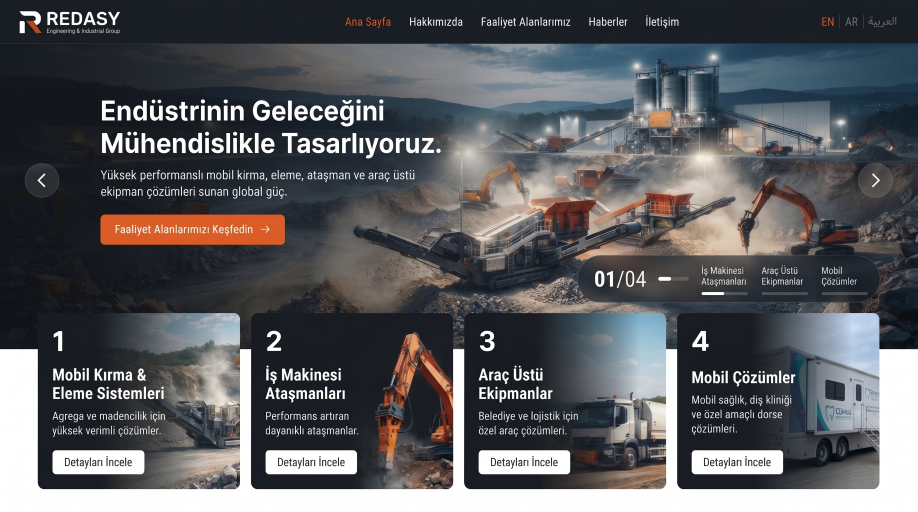
#> input picture anasayfa/anasayfa1.jpg, 2752 x 1536 px, found by its file name (shown at 1/3 size); its folder holds 3 pictures in this run
$ python extract_images.py
#> lines starting #> are read from the running program, lines starting #| are printed output that depends on the picture
"""Crop design screenshots into site assets."""
from PIL import Image, ImageDraw, ImageFont
import os

ROOT = r"c:\Users\PcX\Desktop\websitesi"
SRC = os.path.join(ROOT, "anasayfa")
OUT = os.path.join(ROOT, "public", "images")
os.makedirs(OUT, exist_ok=True)

FILES = {
    "home": os.path.join(SRC, "anasayfa1.jpg"),
    "home2": os.path.join(SRC, "anasayfa 2.jpg"),
    "crush": os.path.join(SRC, "kırma eleme", "kırma eleme 2.jpg"),
    "parts": os.path.join(SRC, "kırma eleme", "yedekparça", "Gemini_Generated_Image_o4l6f5o4l6f5o4l6.jpg"),
    "mc": os.path.join(SRC, "kırma eleme", "makine", "Gemini_Generated_Image_wqp75ywqp75ywqp7.jpg"),
    "jaw": os.path.join(SRC, "kırma eleme", "yedekparça", "alt parça", "Gemini_Generated_Image_984b6y984b6y984b.jpg"),
    "att": os.path.join(SRC, "iş makinesi ataşmanları", "Gemini_Generated_Image_ozlu1eozlu1eozlu.jpg"),
    "bucket": os.path.join(SRC, "iş makinesi ataşmanları", "iç sayfa makine", "Gemini_Generated_Image_ewjn1xewjn1xewjn.jpg"),
    "truck": os.path.join(SRC, "araç üstü ekipman", "Gemini_Generated_Image_gs6xl9gs6xl9gs6x.jpg"),
    "frigo": os.path.join(SRC, "araç üstü ekipman", "makine", "Gemini_Generated_Image_ch32mach32mach32.jpg"),
    "mob": os.path.join(SRC, "mobil çözümler", "Gemini_Generated_Image_vjd1wgvjd1wgvjd1.jpg"),
    "blood": os.path.join(SRC, "mobil çözümler", "makine", "Gemini_Generated_Image_mlac81mlac81mlac.jpg"),
}

cache = {}


def im(key):
#> called with key = 'home'
    if key not in cache:
        cache[key] = Image.open(FILES[key]).convert("RGB")
    return cache[key]
#> returned value is the input picture: PIL image 2752x1536 RGB; mean R, G, B 89.9, 90.9, 94.1


def save(image, rel, maxw=1600):
    path = os.path.join(OUT, rel.replace("/", os.sep))
    os.makedirs(os.path.dirname(path), exist_ok=True)
    img = image
    if img.width > maxw:
        h = int(img.height * maxw / img.width)
        img = img.resize((maxw, h), Image.Resampling.LANCZOS)
    img.save(path, quality=86, optimize=True)
    print("saved", rel, img.size)


def gradient_hero(image, box):
#> called with box = (0, 108, 2752, 1040)
    crop = image.crop(box)
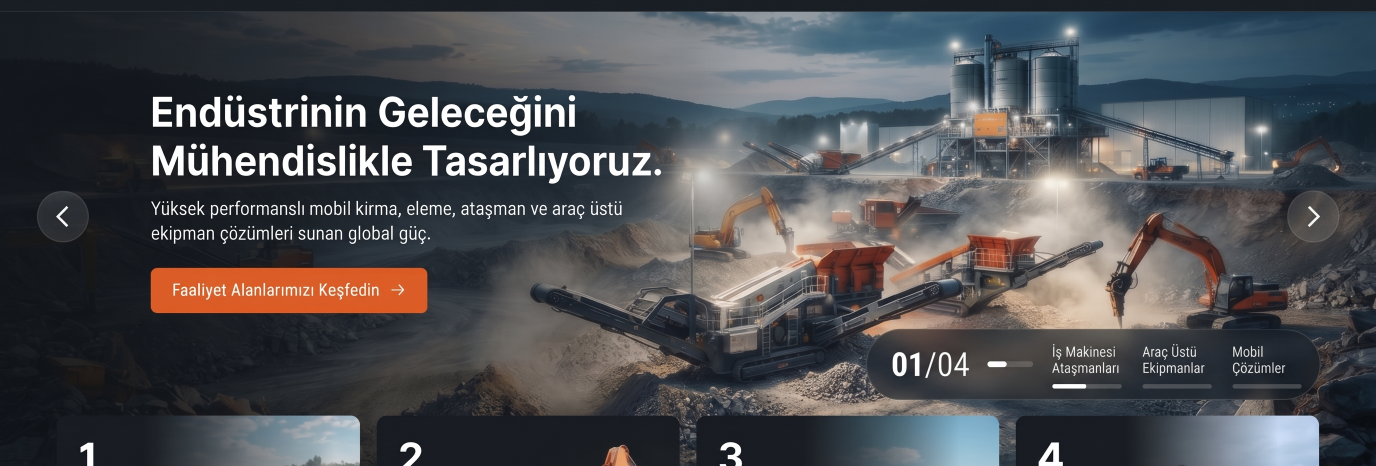
#> crop: PIL image 2752x932 RGB (shown at 1/2 size); mean R, G, B 77.2, 78.2, 81.7
    w, h = crop.size
#> w = 2752; h = 932
    grad = Image.new("L", (w, 1))
    for x in range(w):
        t = x / w
        if t < 0.7:
            a = int(242 * (1 - t / 0.7) ** 0.85)
        else:
            a = 0
        grad.putpixel((x, 0), a)
    mask = grad.resize((w, h))
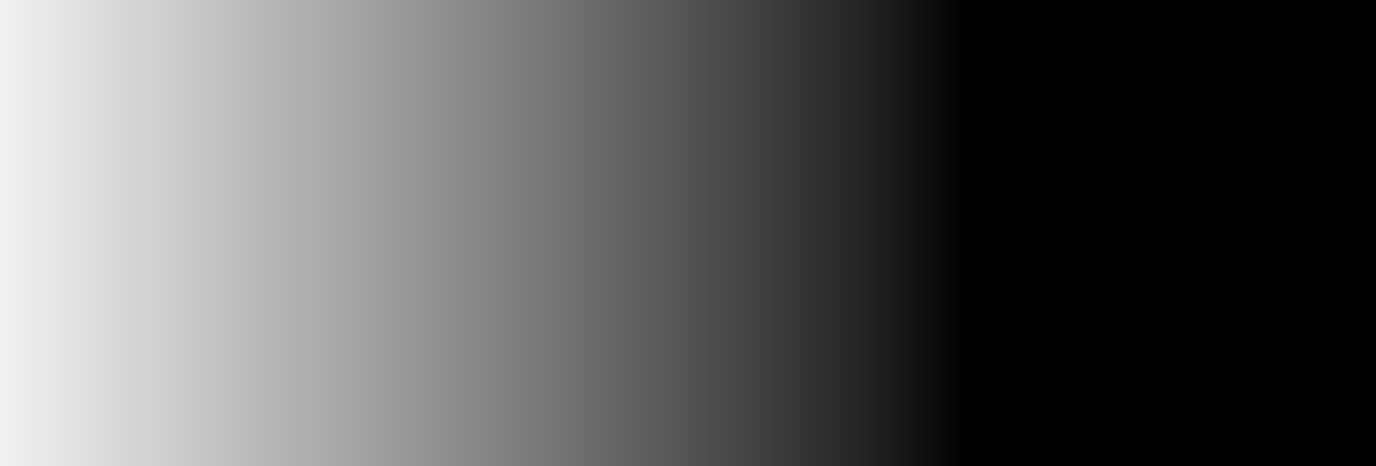
#> mask: PIL image 2752x932 L (shown at 1/2 size); min 0, max 242, mean 91.3
    dark = Image.new("RGB", (w, h), (25, 30, 36))
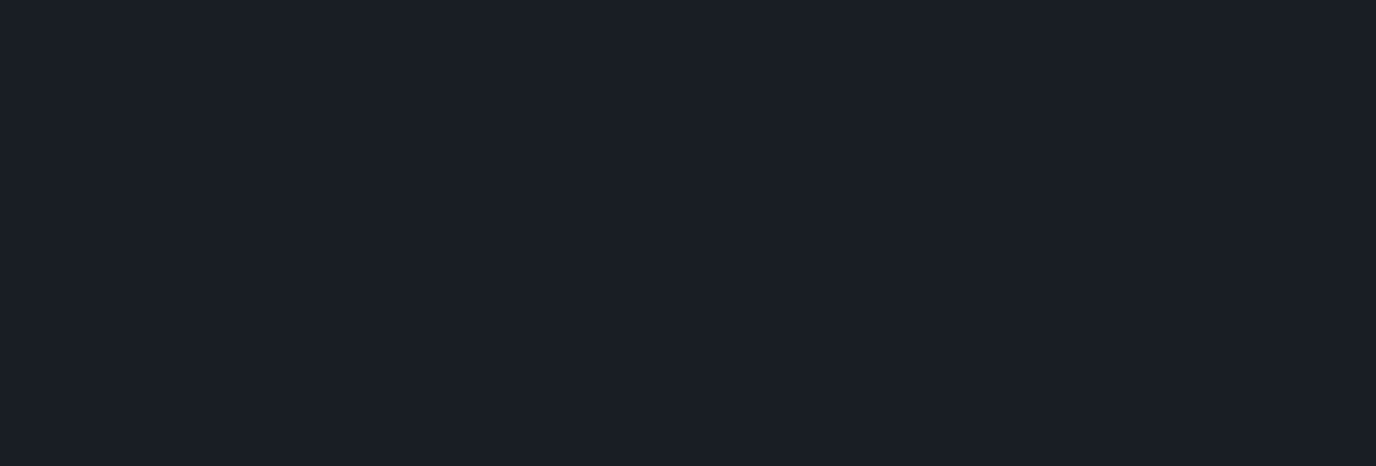
#> dark: PIL image 2752x932 RGB (shown at 1/2 size); mean R, G, B 25, 30, 36
    return Image.composite(dark, crop, mask)
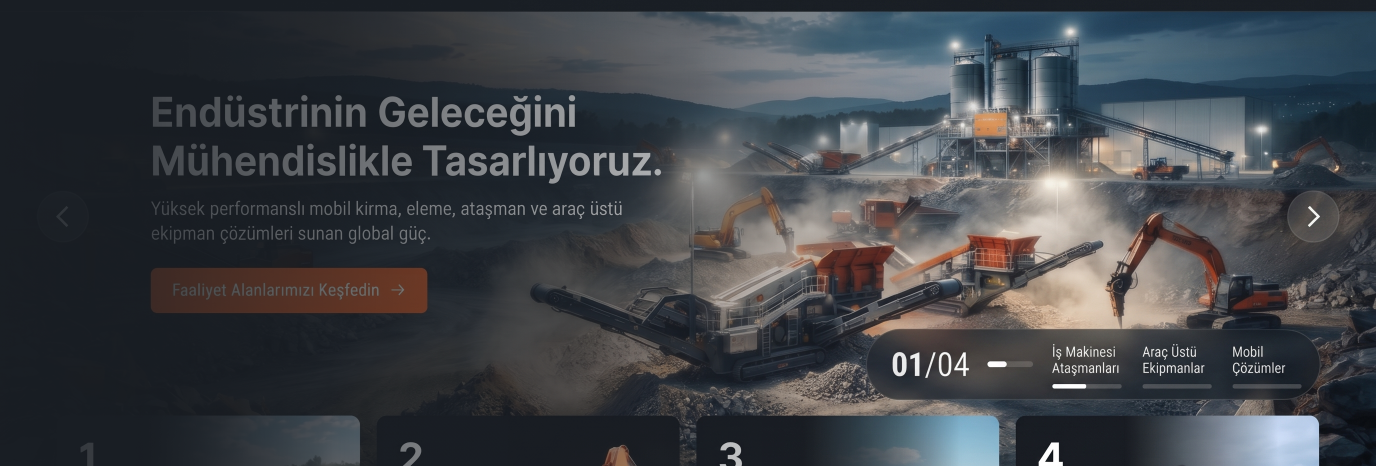
#> returned value: PIL image 2752x932 RGB (shown at 1/2 size); mean R, G, B 63.6, 66.9, 71.7


def right_photo(image, box, ratio=0.48, pad=10):
    x0, y0, x1, y1 = box
    w = x1 - x0
    px = x0 + int(w * (1 - ratio))
    return image.crop((px + pad, y0 + pad, x1 - pad, y1 - pad))


def main():
    home = im("home")
    save(gradient_hero(home, (0, 108, 2752, 1040)), "hero/slide-atasman.jpg", 2000)
#| saved hero/slide-atasman.jpg (2000, 677)
    save(gradient_hero(im("truck"), (0, 100, 2752, 560)), "hero/slide-arac.jpg", 2000)
    save(gradient_hero(im("mob"), (0, 100, 2752, 620)), "hero/slide-mobil.jpg", 2000)
    save(gradient_hero(im("crush"), (0, 100, 2752, 640)), "hero/slide-kirma.jpg", 2000)

    save(im("crush").crop((1320, 150, 2720, 560)), "hero/kirma.jpg", 1400)
    save(im("att").crop((1280, 140, 2720, 560)), "hero/atasman.jpg", 1400)
    save(im("truck").crop((1200, 120, 2720, 500)), "hero/arac.jpg", 1400)
    save(im("mob").crop((1480, 150, 2720, 560)), "hero/mobil.jpg", 1400)
    save(im("parts").crop((1280, 120, 2720, 480)), "hero/yedek.jpg", 1400)

    # Homepage sector cards (photo side)
    cards = [
        ("cards/kirma.jpg", (400, 1060, 715, 1465)),
        ("cards/atasman.jpg", (1040, 1060, 1355, 1465)),
        ("cards/arac.jpg", (1680, 1060, 1995, 1465)),
        ("cards/mobil.jpg", (2320, 1060, 2635, 1465)),
    ]
    for rel, box in cards:
        save(home.crop(box), rel, 900)

    save(im("home2").crop((1480, 300, 2700, 980)), "map.jpg", 1200)

    # Crushing machines 2 x 2
    crush = im("crush")
    crush_boxes = {
        "mobil-kirma-eleme": (90, 790, 1330, 1120),
        "mobil-kirma-yuksek": (90, 1145, 1330, 1475),
        "mobil-eleme-yikama": (1420, 790, 2660, 1120),
        "konveyor-bunker": (1420, 1145, 2660, 1475),
    }
    for slug, box in crush_boxes.items():
        save(right_photo(crush, box, 0.5), f"products/{slug}.jpg", 900)

    # Spare parts 3 x 3
    parts = im("parts")
    part_slugs = [
        "bant-konveyor-parcalari",
        "dmk-parcalari",
        "titresimli-elek-parcalari",
        "tersiyer-kirici-parcalari",
        "ceneli-kirici-parcalari",
        "dik-milli-parcalari",
        "sekonder-darbeli-parcalari",
        "cekicli-kirici-parcalari",
        "helezon-yikayici-parcalari",
    ]
    xs = [70, 960, 1850]
    ys = [510, 880, 1250]
    pw, ph = 820, 340
    i = 0
    for y in ys:
        for x in xs:
            save(right_photo(parts, (x, y, x + pw, y + ph), 0.46), f"products/{part_slugs[i]}.jpg", 800)
            i += 1

    # Attachments 4 x 2
    att = im("att")
    att_slugs = [
        "agir-hizmet-kova",
        "elek-kova",
        "grable",
        "izgara-elek-kova",
        "makas",
        "loader-kovasi",
        "quick-coupler",
        "riper",
    ]
    xs = [55, 735, 1415, 2095]
    ys = [690, 1045]
    pw, ph = 640, 330
    i = 0
    for y in ys:
        for x in xs:
            save(right_photo(att, (x, y, x + pw, y + ph), 0.48), f"products/{att_slugs[i]}.jpg", 800)
            i += 1

    # Trucks 3 x 3
    truck = im("truck")
    truck_slugs = [
        "frigo-kasa",
        "vidanjor",
        "tanker",
        "silobas",
        "cop-kasasi",
        "itfaiye",
        "arac-ustu-vinc",
        "hooklift",
        "kurtarici",
    ]
    spans = [(112, 934), (958, 1794), (1820, 2640)]
    ys = [690, 1005, 1320]
    ph = 290
    i = 0
    for y in ys:
        for x0, x1 in spans:
            save(right_photo(truck, (x0, y, x1, y + ph), 0.5), f"products/{truck_slugs[i]}.jpg", 800)
            i += 1

    # Mobile 3 x 2
    mob = im("mob")
    mob_slugs = [
        "mobil-dis-klinigi",
        "mobil-mammografi",
        "mobil-kan-bagisi",
        "mobil-klinik",
        "mobil-mutfak",
        "mobil-afet",
    ]
    ys = [640, 990]
    ph = 320
    i = 0
    for y in ys:
        for x0, x1 in spans:
            save(right_photo(mob, (x0, y, x1, y + ph), 0.52), f"products/{mob_slugs[i]}.jpg", 900)
            i += 1

    # Large detail photos (inset to drop carousel chrome)
    details = {
        "mobil-kirma-eleme": im("mc").crop((300, 500, 1280, 1000)),
        "ceneli-kirici-parcalari": im("jaw").crop((280, 480, 1320, 1020)),
        "agir-hizmet-kova": im("bucket").crop((280, 470, 1320, 1020)),
        "frigo-kasa": im("frigo").crop((260, 460, 1340, 1040)),
        "mobil-kan-bagisi": im("blood").crop((240, 460, 1360, 1060)),
    }
    for slug, crop in details.items():
        save(crop, f"products/{slug}-hero.jpg", 1400)

    # Contact sheet for QA
    names = []
    for dirpath, _, files in os.walk(os.path.join(OUT, "products")):
        for f in files:
            names.append(os.path.join(dirpath, f))
    names.sort()
    thumb = 180
    cols = 6
    rows = (len(names) + cols - 1) // cols
    sheet = Image.new("RGB", (cols * thumb, rows * (thumb + 18)), (20, 20, 20))
    draw = ImageDraw.Draw(sheet)
    for i, path in enumerate(names):
        pic = Image.open(path)
        pic.thumbnail((thumb - 8, thumb - 8))
        x = (i % cols) * thumb + 4
        y = (i // cols) * (thumb + 18) + 4
        sheet.paste(pic, (x, y))
        draw.text((x, y + thumb - 10), os.path.basename(path)[:28], fill=(255, 180, 80))
    sheet.save(os.path.join(ROOT, "_preview", "montage.jpg"), quality=80)
    print("montage", len(names))


if __name__ == "__main__":
#> (the run stopped early here; a loop or call above may not have finished)
